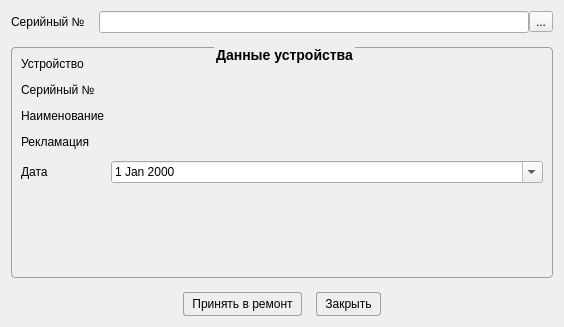
<?xml version="1.0" encoding="UTF-8"?>
<ui version="4.0">
 <class>RemontWindow</class>
 <widget class="QDialog" name="RemontWindow">
  <property name="geometry">
   <rect>
    <x>0</x>
    <y>0</y>
    <width>564</width>
    <height>327</height>
   </rect>
  </property>
  <property name="windowTitle">
   <string>Принять в ремонт</string>
  </property>
  <property name="styleSheet">
   <string notr="true">QGroupBox {
    border: 1px solid #9F9F9F;
    font-size: 14px;
    font-weight: 800;
    color: black;
    border-radius: 4px;
    margin-top: 2.5ex; 
    padding-top: 2ex;
}
QGroupBox::title {
    subcontrol-origin: margin;
    subcontrol-position: top center;
}


QPushButton {
    border-radius: 3px;
    border: 1px solid #9F9F9F;
	padding-left: 8px;
	padding-right: 8px;
	padding-top: 4px;
	padding-bottom: 4px;
}

QPushButton:hover { 
	background-color: white;
}

QPushButton:pressed {
background-color: LightGray;
    position: relative;
     top: 4px; left: 4px;
}

</string>
  </property>
  <layout class="QVBoxLayout" name="verticalLayout" stretch="0,1,0">
   <property name="spacing">
    <number>14</number>
   </property>
   <item>
    <layout class="QHBoxLayout" name="horizontalLayout_2">
     <item>
      <widget class="QLabel" name="label_4">
       <property name="text">
        <string>Серийный №</string>
       </property>
      </widget>
     </item>
     <item>
      <layout class="QHBoxLayout" name="horizontalLayout">
       <property name="spacing">
        <number>0</number>
       </property>
       <item>
        <widget class="QLineEdit" name="leNumber"/>
       </item>
       <item>
        <widget class="QToolButton" name="tbNumber">
         <property name="text">
          <string>...</string>
         </property>
         <property name="icon">
          <iconset resource="resource.qrc">
           <normaloff>:/image/search.png</normaloff>:/image/search.png</iconset>
         </property>
        </widget>
       </item>
      </layout>
     </item>
    </layout>
   </item>
   <item>
    <widget class="QGroupBox" name="groupBox">
     <property name="title">
      <string>Данные устройства</string>
     </property>
     <layout class="QFormLayout" name="formLayout">
      <property name="verticalSpacing">
       <number>12</number>
      </property>
      <item row="0" column="0">
       <widget class="QLabel" name="label_2">
        <property name="text">
         <string>Устройство</string>
        </property>
       </widget>
      </item>
      <item row="0" column="1">
       <widget class="QLabel" name="lbDevice">
        <property name="font">
         <font>
          <bold>true</bold>
         </font>
        </property>
        <property name="text">
         <string/>
        </property>
       </widget>
      </item>
      <item row="1" column="0">
       <widget class="QLabel" name="label_6">
        <property name="text">
         <string>Серийный №</string>
        </property>
       </widget>
      </item>
      <item row="1" column="1">
       <widget class="QLabel" name="lbNumber">
        <property name="font">
         <font>
          <bold>true</bold>
         </font>
        </property>
        <property name="text">
         <string/>
        </property>
       </widget>
      </item>
      <item row="2" column="0">
       <widget class="QLabel" name="label_7">
        <property name="text">
         <string>Наименование</string>
        </property>
       </widget>
      </item>
      <item row="2" column="1">
       <widget class="QLabel" name="lbName">
        <property name="font">
         <font>
          <bold>true</bold>
         </font>
        </property>
        <property name="text">
         <string/>
        </property>
       </widget>
      </item>
      <item row="3" column="0">
       <widget class="QLabel" name="label">
        <property name="text">
         <string>Рекламация</string>
        </property>
       </widget>
      </item>
      <item row="3" column="1">
       <widget class="QLabel" name="lbClaim">
        <property name="font">
         <font>
          <bold>true</bold>
         </font>
        </property>
        <property name="text">
         <string/>
        </property>
       </widget>
      </item>
      <item row="4" column="0">
       <widget class="QLabel" name="label_3">
        <property name="text">
         <string>Дата</string>
        </property>
       </widget>
      </item>
      <item row="4" column="1">
       <widget class="QDateEdit" name="deDate">
        <property name="calendarPopup">
         <bool>true</bool>
        </property>
        <property name="timeSpec">
         <enum>Qt::TimeSpec::LocalTime</enum>
        </property>
       </widget>
      </item>
     </layout>
    </widget>
   </item>
   <item>
    <layout class="QHBoxLayout" name="horizontalLayout_3">
     <item>
      <spacer name="horizontalSpacer">
       <property name="orientation">
        <enum>Qt::Orientation::Horizontal</enum>
       </property>
       <property name="sizeHint" stdset="0">
        <size>
         <width>40</width>
         <height>20</height>
        </size>
       </property>
      </spacer>
     </item>
     <item>
      <widget class="QPushButton" name="pbOK">
       <property name="text">
        <string>Принять в ремонт</string>
       </property>
       <property name="icon">
        <iconset resource="resource.qrc">
         <normaloff>:/image/wrench.png</normaloff>:/image/wrench.png</iconset>
       </property>
       <property name="iconSize">
        <size>
         <width>24</width>
         <height>24</height>
        </size>
       </property>
      </widget>
     </item>
     <item>
      <widget class="QPushButton" name="pbCancel">
       <property name="text">
        <string>Закрыть</string>
       </property>
       <property name="icon">
        <iconset resource="resource.qrc">
         <normaloff>:/image/Exit.png</normaloff>:/image/Exit.png</iconset>
       </property>
       <property name="iconSize">
        <size>
         <width>24</width>
         <height>24</height>
        </size>
       </property>
      </widget>
     </item>
     <item>
      <spacer name="horizontalSpacer_2">
       <property name="orientation">
        <enum>Qt::Orientation::Horizontal</enum>
       </property>
       <property name="sizeHint" stdset="0">
        <size>
         <width>40</width>
         <height>20</height>
        </size>
       </property>
      </spacer>
     </item>
    </layout>
   </item>
  </layout>
 </widget>
 <resources>
  <include location="resource.qrc"/>
 </resources>
 <connections>
  <connection>
   <sender>pbCancel</sender>
   <signal>clicked()</signal>
   <receiver>RemontWindow</receiver>
   <slot>reject()</slot>
   <hints>
    <hint type="sourcelabel">
     <x>269</x>
     <y>351</y>
    </hint>
    <hint type="destinationlabel">
     <x>221</x>
     <y>208</y>
    </hint>
   </hints>
  </connection>
 </connections>
</ui>
